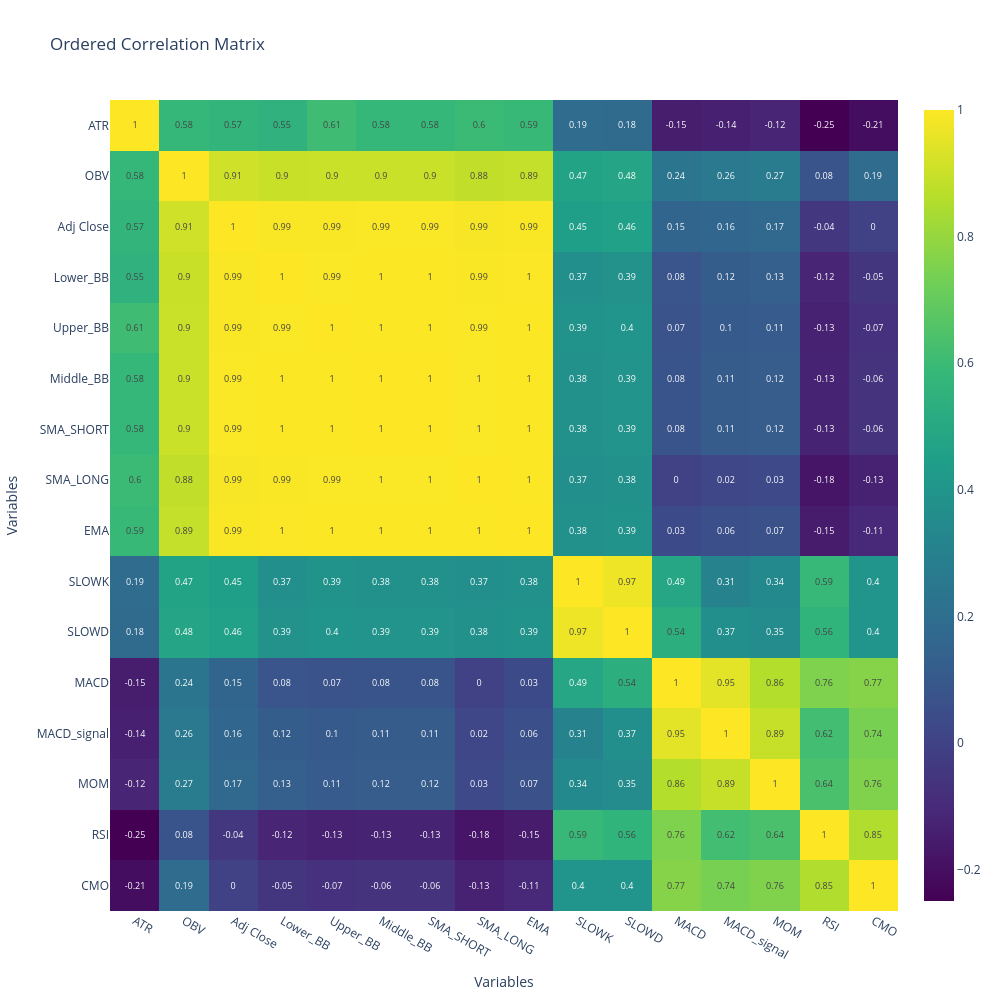

Source (notebook cell):
### Code cell
correlation_matrix = X.corr()

# Perform hierarchical clustering to find the order of features
linked = sch.linkage(sch.distance.pdist(correlation_matrix), method='ward')
cluster_order = sch.dendrogram(linked, no_plot=True)['leaves']

# Reorder the correlation matrix
correlation_matrix_ordered = correlation_matrix.iloc[cluster_order, cluster_order]

fig = go.Figure(data=go.Heatmap(
                    z=correlation_matrix_ordered,
                    x=correlation_matrix_ordered.columns,
                    y=correlation_matrix_ordered.columns,
                    colorscale='Viridis',
                    text=correlation_matrix_ordered.round(2).values,  
                    texttemplate="%{text}",
                    textfont={"size":9}  
                    ))

# Update the layout
fig.update_layout(
    title='Ordered Correlation Matrix',
    xaxis_title="Variables",
    yaxis_title="Variables",
    xaxis=dict(side='bottom'),
    yaxis=dict(autorange='reversed'),
    width=1000,  
    height=1000,  
)

# Show the figure
pyo.iplot(fig)

### Figure 1 — Plotly figure (JSON) as saved in the notebook; plotly's stock layout.template omitted (floating-point values rounded to 4 significant figures; data arrays with more than 128 entries replaced by an {"elided": "..."} marker saying what was removed)
{"data": [{"colorscale": [[0, "#440154"], [0.1111, "#482878"], [0.2222, "#3e4989"], [0.3333, "#31688e"], [0.4444, "#26828e"], [0.5556, "#1f9e89"], [0.6667, "#35b779"], [0.7778, "#6ece58"], [0.8889, "#b5de2b"], [1, "#fde725"]], "text": {"elided": "16x16 float values"}, "textfont": {"size": 9}, "texttemplate": "%{text}", "type": "heatmap", "x": ["ATR", "OBV", "Adj Close", "Lower_BB", "Upper_BB", "Middle_BB", "SMA_SHORT", "SMA_LONG", "EMA", "SLOWK", "SLOWD", "MACD", "MACD_signal", "MOM", "RSI", "CMO"], "y": ["ATR", "OBV", "Adj Close", "Lower_BB", "Upper_BB", "Middle_BB", "SMA_SHORT", "SMA_LONG", "EMA", "SLOWK", "SLOWD", "MACD", "MACD_signal", "MOM", "RSI", "CMO"], "z": {"elided": "16x16 float values"}}], "layout": {"height": 1000, "title": {"text": "Ordered Correlation Matrix"}, "width": 1000, "xaxis": {"side": "bottom", "title": {"text": "Variables"}}, "yaxis": {"autorange": "reversed", "title": {"text": "Variables"}}}}
